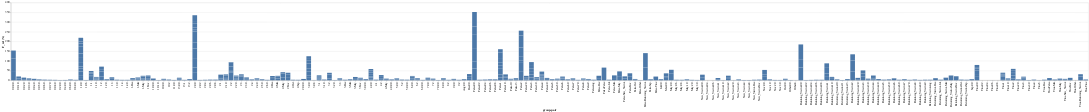

The code cell stored with this chart in its notebook:
### Code cell
select_box = alt.binding_select(options=melted_frequencies['group'].unique().tolist())
selection = alt.selection_single(name='x_axis', fields=['group'], bind=select_box)

alt.Chart(melted_frequencies).mark_bar().encode(
    y='F_rel (%):Q',
    x='group-pair'
).add_selection(
    selection
).transform_filter(
    selection
)

### Figure 1 — Vega-Lite specification as saved in the notebook (floating-point values rounded to 4 significant figures; data arrays with more than 128 entries replaced by an {"elided": "..."} marker saying what was removed)
{"config": {"view": {"continuousWidth": 400, "continuousHeight": 300}}, "data": {"name": "data-2b74293cb38f4cb8ef28b2926d6a7c97"}, "mark": "bar", "encoding": {"x": {"type": "nominal", "field": "group-pair"}, "y": {"type": "quantitative", "field": "F_rel (%)"}}, "selection": {"x_axis": {"type": "single", "fields": ["group"], "bind": {"input": "select", "options": ["Administrative_Informational", "SpecialDay_Informational", "SpecialDay_Administrative", "Month_Informational", "Month_Administrative", "Month_SpecialDay", "OperatingSystems_Informational", "OperatingSystems_Administrative", "OperatingSystems_SpecialDay", "OperatingSystems_Month", "Browser_Informational", "Browser_Administrative", "Browser_SpecialDay", "Browser_Month", "Browser_OperatingSystems", "Region_Informational", "Region_Administrative", "Region_SpecialDay", "Region_Month", "Region_OperatingSystems", "Region_Browser", "TrafficType_Informational", "TrafficType_Administrative", "TrafficType_SpecialDay", "TrafficType_Month", "TrafficType_OperatingSystems", "TrafficType_Browser", "TrafficType_Region", "VisitorType_Informational", "VisitorType_Administrative", "VisitorType_SpecialDay", "VisitorType_Month", "VisitorType_OperatingSystems", "VisitorType_Browser", "VisitorType_Region", "VisitorType_TrafficType", "Weekend_Informational", "Weekend_Administrative", "Weekend_SpecialDay", "Weekend_Month", "Weekend_OperatingSystems", "Weekend_Browser", "Weekend_Region", "Weekend_TrafficType", "Weekend_VisitorType", "Revenue_Informational", "Revenue_Administrative", "Revenue_SpecialDay", "Revenue_Month", "Revenue_OperatingSystems", "Revenue_Browser", "Revenue_Region", "Revenue_TrafficType", "Revenue_VisitorType", "Revenue_Weekend"]}}}, "transform": [{"filter": {"selection": "x_axis"}}], "$schema": "https://vega.github.io/schema/vega-lite/v4.8.1.json", "datasets": {"data-2b74293cb38f4cb8ef28b2926d6a7c97": {"elided": "536 records"}}}
